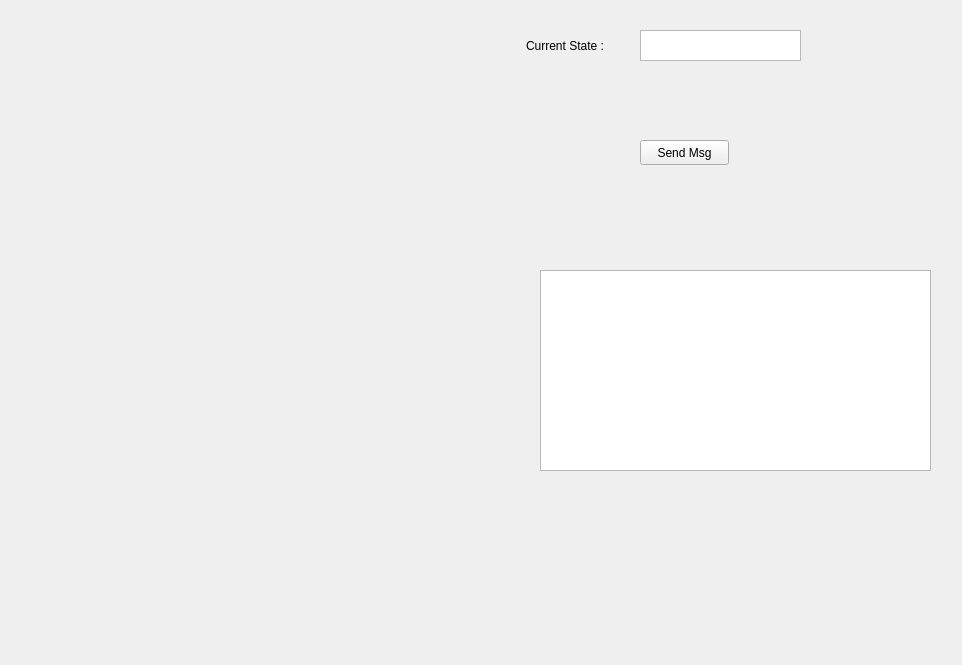
<?xml version="1.0" encoding="UTF-8"?>
<ui version="4.0">
 <class>MainWindow</class>
 <widget class="QMainWindow" name="MainWindow">
  <property name="geometry">
   <rect>
    <x>0</x>
    <y>0</y>
    <width>962</width>
    <height>665</height>
   </rect>
  </property>
  <property name="windowTitle">
   <string>MainWindow</string>
  </property>
  <widget class="QWidget" name="centralwidget">
   <widget class="QLabel" name="camera_label">
    <property name="geometry">
     <rect>
      <x>10</x>
      <y>10</y>
      <width>511</width>
      <height>311</height>
     </rect>
    </property>
    <property name="text">
     <string/>
    </property>
   </widget>
   <widget class="QTextEdit" name="log_textEdit">
    <property name="geometry">
     <rect>
      <x>540</x>
      <y>270</y>
      <width>391</width>
      <height>201</height>
     </rect>
    </property>
   </widget>
   <widget class="QPushButton" name="send_msg_btn">
    <property name="geometry">
     <rect>
      <x>640</x>
      <y>140</y>
      <width>89</width>
      <height>25</height>
     </rect>
    </property>
    <property name="text">
     <string>Send Msg</string>
    </property>
   </widget>
   <widget class="QTextEdit" name="state_textEdit">
    <property name="geometry">
     <rect>
      <x>640</x>
      <y>30</y>
      <width>161</width>
      <height>31</height>
     </rect>
    </property>
   </widget>
   <widget class="QLabel" name="label">
    <property name="geometry">
     <rect>
      <x>526</x>
      <y>30</y>
      <width>111</width>
      <height>31</height>
     </rect>
    </property>
    <property name="text">
     <string>Current State :</string>
    </property>
   </widget>
   <widget class="QLabel" name="map_label">
    <property name="geometry">
     <rect>
      <x>10</x>
      <y>370</y>
      <width>491</width>
      <height>271</height>
     </rect>
    </property>
    <property name="text">
     <string/>
    </property>
   </widget>
  </widget>
 </widget>
 <resources/>
 <connections/>
</ui>
